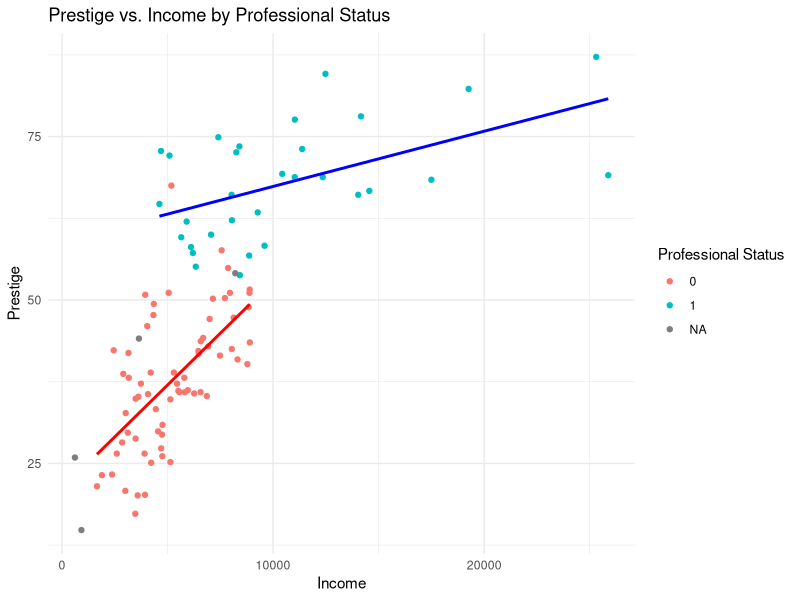

The R source for this figure:
#### Tolga Bag 23371290 #####

###Question 1###
## I install the packages and check the dataset as instructed##
install.packages("car")
library(car)
data(Prestige)
help(Prestige)

##a. Create a new variable professional by recoding the variable type so that 
#professionals are coded as 1, and blue and white collar workers are coded as 0 
#(Hint: ifelse).####

Prestige$professional = ifelse(Prestige$type == "prof", 1, 0)
#I use the ifelse function to assign 1 to people coded as professionals under 
#the type column and #0 for anyone else (white collars and blue collars)
#I didn't touch the NAs since they seem to be irrelevant per the instructions.

##b. Run a linear model with prestige as an outcome and income, professional, 
###and the interaction of the two as predictors.###
l_model = lm(prestige ~ income + professional + income:professional,
             data = Prestige)
#I prepared the model.income:professional shows the interaction term between the two.
summary(l_model)
#Since, the model includes three variables, I research a bit and use ggplot
# to plot it. I ran into errors and used ChatGPT to fix the code.
# https://www.geeksforgeeks.org/multiple-linear-regression-using-ggplot2-in-r/
library(ggplot2)
ggplot(Prestige, aes(x = income, y = prestige)) +
  geom_point(aes(color = factor(professional))) +  # Add points with color based on professional status
  geom_smooth(data = subset(Prestige, professional == 1), 
              method = "lm", 
              formula = y ~ x, 
              se = FALSE, 
              color = "blue") +
  geom_smooth(data = subset(Prestige, professional == 0), 
              method = "lm", 
              formula = y ~ x, 
              se = FALSE, 
              color = "red") +
  labs(x = "Income",
       y = "Prestige",
       color = "Professional Status",
       title = "Prestige vs. Income by Professional Status") +
  theme_minimal()

##c. Write the prediction equation based on the result.###
#first I need the coefficients
coef_l_model <- coef(l_model)
#I extract the intercept and slopes for income, professional, and their interaction
intercept <- coef_l_model[1]
slope_income <- coef_l_model[2]
slope_professional <- coef_l_model[3]
slope_interaction <- coef_l_model[4]
#I define the prediction equation with support from ChatGPT as I encountered many errors:
prediction_equation <- function(income, professional) {
  prestige_prediction = intercept + slope_income * income + slope_professional * professional + slope_interaction * income * professional
  return(prestige_prediction)
}

##d. Interpret the coefficient for income.###
#I check the income coefficient:
income_coefficient <- coef_l_model["income"]
print(income_coefficient)
#It is 0.003170909, meaning for each additional unit of income, the prestige score
#is expected to increase by approximately 0.003170909 units, holding all other 
#factors constant in the model.

##e. Interpret the coefficient for professional.###
#I do the same for professional.
professional_coefficient <- coef_l_model["professional"]
print(professional_coefficient)
#The coefficient is 37.78128, meaning being in a professional occupation as opposed 
#to being blue-collar or white-collar s associated with an increase of approximately
#37.78 units in the prestige score, holding all other factors constant in the model.

##f. What is the effect of a $1,000 increase in income on prestige score for 
##professional occupations? In other words, we are interested in the marginal effect
##of income when the variable professional takes the value of 1. Calculate the change
##in ^y associated with a $1,000 increase in income based on your answer for (c)###
#In order to use my equation from c, I will calculate two separate predictions
#that have a $1000 increase between them for professionals. Then I'd subtract them
#to find the change in prestige:
predicted_prestige1 = prediction_equation(5000, 1)
predicted_prestige2 = prediction_equation(6000, 1)
change_in_prestige = predicted_prestige2 - predicted_prestige1
print(change_in_prestige)
#an income increase of $1,000 for professional occupations increase the prestige
#score by 0.8452

##g. What is the effect of changing one's occupations from non-professional to 
##professional when her income is $6,000? We are interested in the marginal 
##effect of professional jobs when the variable income takes the value of 6#000.
##Calculate the change in any based on your answer for (c).###
#I need to calculate the predicted prestige for both scenarios (non-professional 
#and professional) at the specified income level and then find the difference.
# I calculate the predicted prestige for a non-professional occupation at $6,000
predicted_prestige_nonpf = prediction_equation(6000, 0)

# I do the same for professionals at $6,000
predicted_prestige_pf = prediction_equation(6000, 1)

# I calculate the change in prestige due to changing occupation from nonpf to pf
change_in_prestige2 = predicted_prestige_pf - predicted_prestige_nonpf

# Print the change in prestige
print(change_in_prestige2)
#It is 23.82701. In other words, changing one's occupation from nonpf to pf when
#their income is $6000 increases that person"s prestige points by 23.82703


###Question 2###

##a. Use the results from a linear regression to determine whether having these 
## yard signs in a precinct affects vote share (e.g., conduct a hypothesis test with
## alpha = :05)####
#I start by adding the coefficient and standard error for lawn signs from the table
#because I'd need to performa t-test to see if the coefficient is significantly
#different from zero to conduct the hypothesis test. This way I can tell if the 
#signs have an effect. My null hypothesis is the true coefficient equals to zero,
#meaning the signs do not have an effect on voting. My alternative hypothesis is 
#that it #doesn't equal to zero and they do not lack an effect.
coef_lawn_signs <- 0.042
se_lawn_signs <- 0.016
#t value is the coefficients divided by standard error
t_value_lawn_signs <- coef_lawn_signs / se_lawn_signs
#I calculate the degrees of freedom
df <- 131 - 3 #total parameters are 131 and we have 3 parameters
#Since I do not have a specific direction of effect regarding sign's effectiveness,
#(we do not know if it affects positively or negatively), I make a two-tailed
#t test with 95% confidence. I use 0.975 because it is a two-tailed test.
critical_t <- qt(0.975, df)
#I check if the absolute t-value is greater than the critical t-value
abs(t_value_lawn_signs) > critical_t
#Yes, it is greater than the critical t-value, meaning I can reject the null
#hypothesis. In other words, the signs do not lack an effect on voting. Having a 
#lawn sign have statistically significant effect on the vote share for Cuccinelli.

##(b) Use the results to determine whether being next to precincts with these yard signs
#affects vote share (e.g., conduct a hypothesis test with05).##
#I do the same as a for b since the only difference is being adjacent to a lawn
#sign as opposed to having it on your own lawn.
coef_adjacent_signs <- 0.042
se_adjacent_signs <- 0.013
#I calculate the t-value
t_value_adjacent_signs <- coef_adjacent_signs / se_adjacent_signs
#again, I do a two-tailed test and I already have the degrees of freedom
critical_t_adjacent <- qt(0.975, df)
abs(t_value_adjacent_signs) > critical_t_adjacent
#It is TRUE, meaning I can reject the null hypothesis. In other words, being 
#adjacent to a lawn sign have statistically significant effect on the vote share 
#for Cuccinelli.

## (c) Interpret the coefficient for the constant term substantively.##
#The coefficient is 0.302. It represents the expected baseline support for 
#Cuccinelli when there are no law signs (when all independent variables are zero)
#In other words Cucccinelli is expected to have 30.2% baseline support without
#any lawn signs per this model.

## (d) Evaluate the model fit for this regression. What does this tell us about the 
##importance of yard signs versus other factors that are not modeled?##
#R² is 0.094. It means that 9.4% if the variability in Cuccinelli's vote share
#is explained by the model(yard signs and adjacency of yard signs). Yard signs have
#a statistically significant effect but their impact on the overall vote share
#is limited when compared to all factors that could potentially influence the outcome.
#there are likely many other factors like campaigns, candidate performance,
#conditions related to issues associated with candidates, etc. The statistical 
#significance of the yard signs does not necessarily mean a significant effect
#on the wider vote share.
